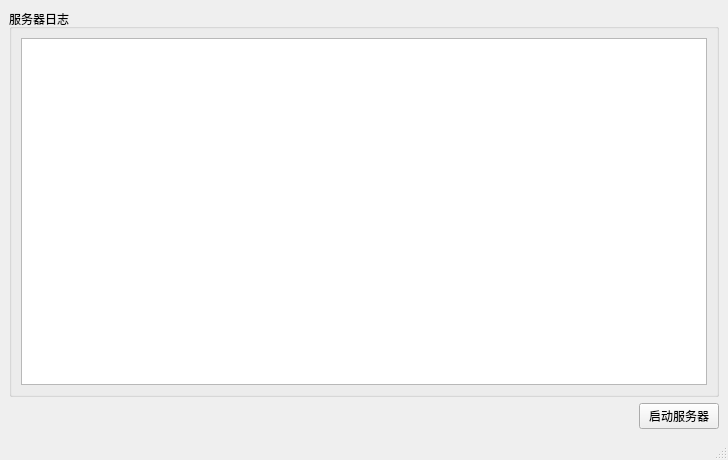
<?xml version="1.0" encoding="UTF-8"?>
<ui version="4.0">
 <class>MainWindow</class>
 <widget class="QMainWindow" name="MainWindow">
  <property name="geometry">
   <rect>
    <x>0</x>
    <y>0</y>
    <width>728</width>
    <height>460</height>
   </rect>
  </property>
  <property name="windowTitle">
   <string>服务器</string>
  </property>
  <widget class="QWidget" name="centralwidget">
   <layout class="QVBoxLayout" name="verticalLayout_2">
    <item>
     <widget class="QGroupBox" name="groupBox">
      <property name="title">
       <string>服务器日志</string>
      </property>
      <layout class="QVBoxLayout" name="verticalLayout">
       <item>
        <widget class="QPlainTextEdit" name="logEditor"/>
       </item>
      </layout>
     </widget>
    </item>
    <item>
     <layout class="QHBoxLayout" name="horizontalLayout">
      <item>
       <spacer name="horizontalSpacer">
        <property name="orientation">
         <enum>Qt::Horizontal</enum>
        </property>
        <property name="sizeHint" stdset="0">
         <size>
          <width>40</width>
          <height>20</height>
         </size>
        </property>
       </spacer>
      </item>
      <item>
       <widget class="QPushButton" name="startStopButton">
        <property name="text">
         <string>启动服务器</string>
        </property>
       </widget>
      </item>
     </layout>
    </item>
   </layout>
  </widget>
  <widget class="QMenuBar" name="menubar">
   <property name="geometry">
    <rect>
     <x>0</x>
     <y>0</y>
     <width>728</width>
     <height>25</height>
    </rect>
   </property>
  </widget>
  <widget class="QStatusBar" name="statusbar"/>
 </widget>
 <resources/>
 <connections/>
</ui>
